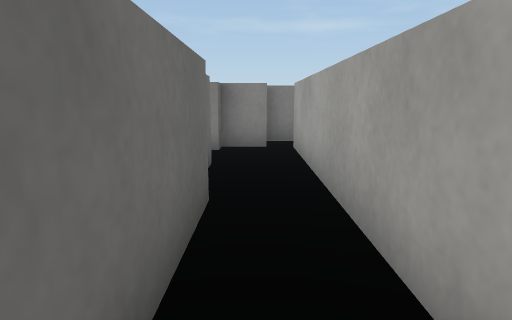
[1] (above)

16 first-person views from a walk through a 3-D level made in the Unity game engine. The camera is 0.55 m above the floor, tilts 10° down and sees 75° across. The floor is counted in squares, 0.5 m on a side. Each view is taken from the middle of a square. On the plan, view 1 faces up. The plan holds only what a view shows up to about 13 squares ahead; the rest is blank. The place goes on beyond the plan. Some animated figures are left out. Surface patterns are stand-ins for the level's own textures.

[2]
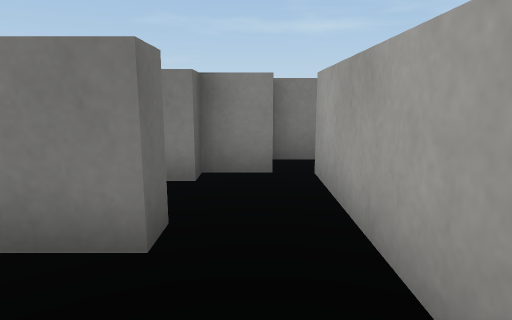

[3]
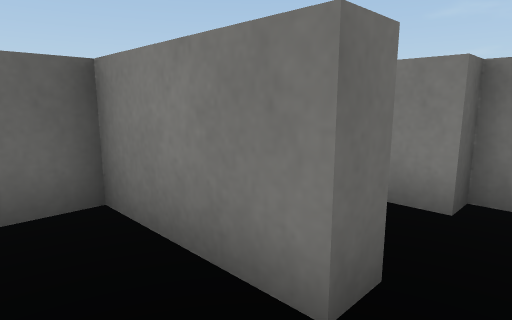

[4]
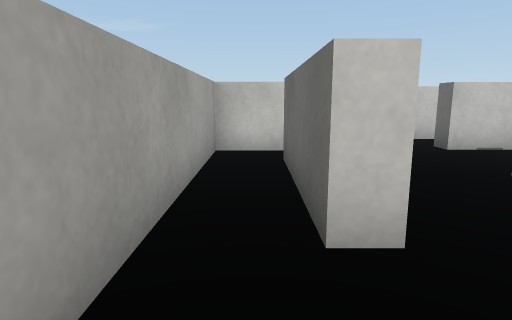

[5]
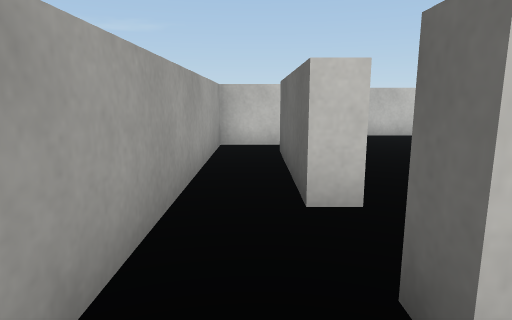

[6]
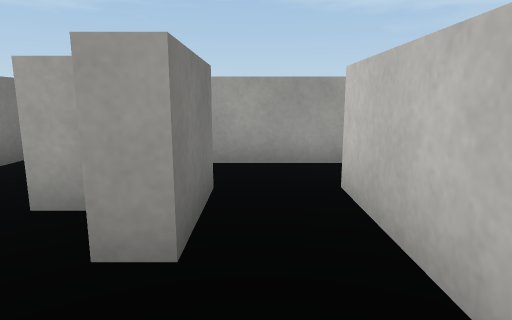

[7]
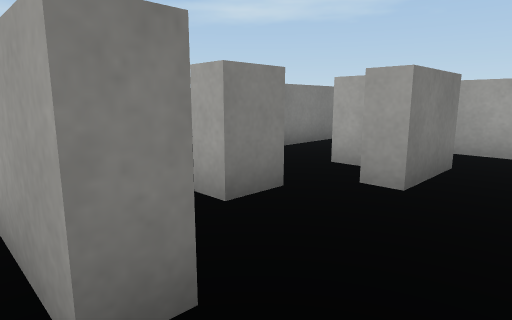

[8]
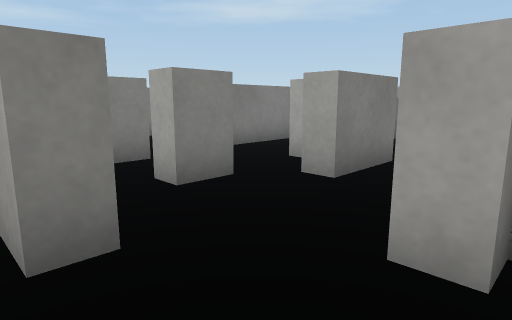

[9]
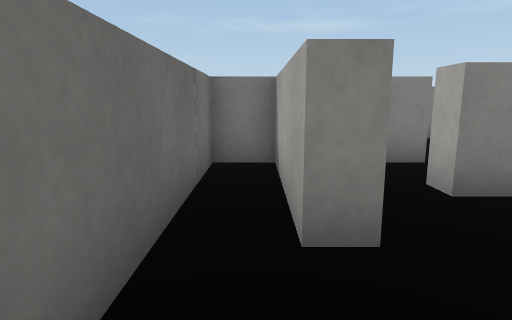

[10]
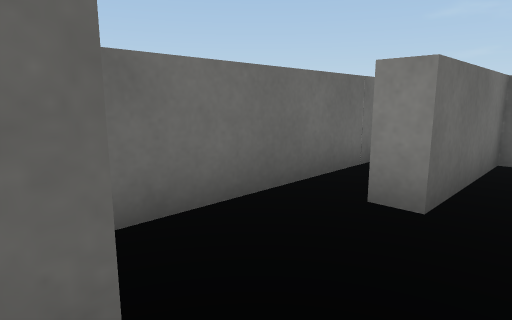

[11]
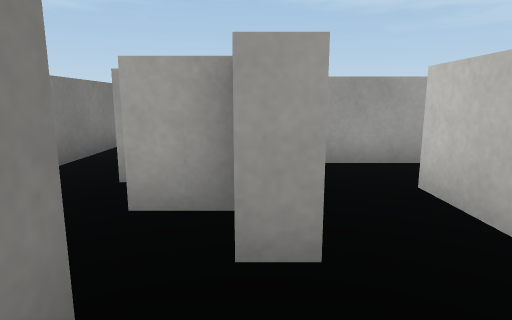

[12]
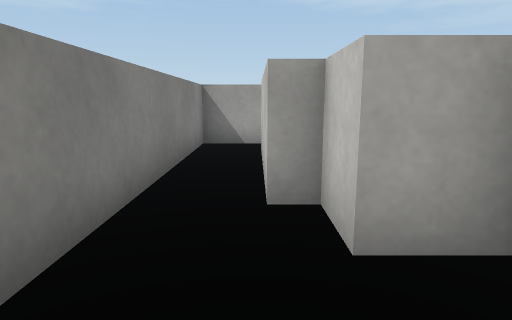

[13]
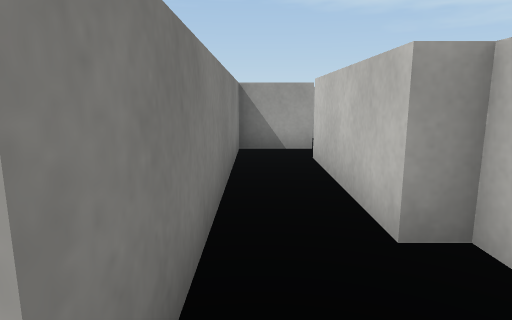

[14]
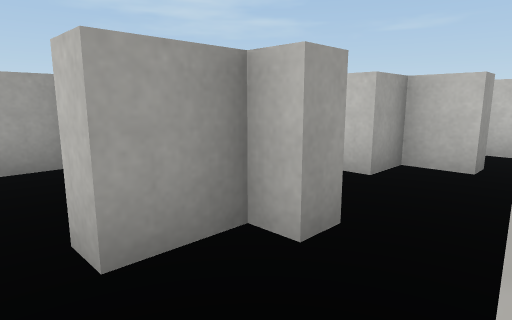

[15]
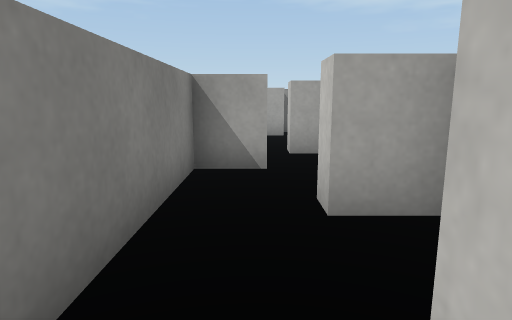

[16]
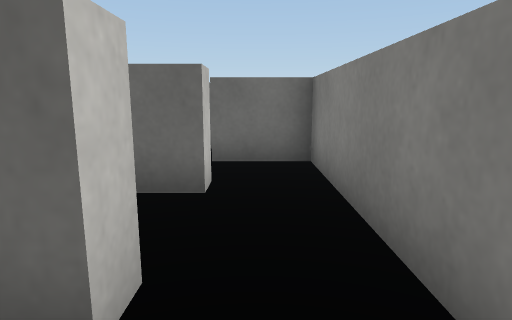

### Floor plan
Points are (right, up) in squares from view 1. A wall is a line through its corners. A room is listed if a view was taken in it or the views show most of it. See-through windows are left out.
Room 1 (views 1, 2, 3, 4)
walls: (-1.2, 3.6) (-0.5, 3.6) (-0.5, -0.5); (-0.8, -1.5) (0.9, -1.5) (0.9, 6.4); (-5.9, -1.5) (-4.4, -1.5); (-0.8, 5.9) (-0.8, 5.3) (-3.6, 5.3)
ways out: opening at (0, 5.5) to room 2; opening at (-3.5, -2)
Room 2 (view 5)
walls: (-0.8, 7.4) (-2.8, 7.4); (0.4, 8.1) (-0.8, 8.1); (-2.5, 5.9) (-0.8, 5.9); (0.9, 6.4) (0.9, 8.1)
ways out: opening at (0, 5.5) to room 1; opening at (-1.5, 7) to room 7
Room 3 (views 6, 7, 8, 9, 10, 11)
walls: (-4.8, 5.3) (-4.8, 6); (-6.1, 4.5) (-6.1, 4); (-6.1, 9.1) (-6.1, 7.4) (-6.6, 7.4); (-3.6, 8.8) (-4.8, 8.8); (-7.8, 11) (-7.8, 5)
low walls: (-4.1, 5.3) (-4.8, 5.3)
ways out: gap at (-5, 9) to room 4
Room 4 (views 12, 13)
walls: (-1.7, 12) (-1.7, 13.4); (-1.7, 9.3) (-0.5, 9.3) (-0.5, 9.9) (3.5, 9.9); (-3.9, 11) (-6.1, 11) (-6.1, 9.1); (-3.9, 13.3) (-3.9, 12.5); (4.8, 10.5) (4.8, 11.4) (-2.5, 11.4) (-2.5, 12)
ways out: gap at (-5, 9) to room 3; opening at (-3, 12.5) to room 6; opening at (-3, 9) to room 7; opening at (4, 10)
Room 5 (views 14, 15)
walls: (-4.6, 13.3) (-3.9, 13.3); (-3.6, 15) (-6.1, 15) (-6.1, 13.1)
ways out: opening at (-4, 14) to room 6
Room 6 (view 16)
walls: (-2, 13.3) (-1.3, 13.3) (-1.3, 12.9); (0.4, 13.8) (0.4, 15) (-3.6, 15); (2, 12.4) (2, 13.3)
ways out: opening at (-3, 12.5) to room 4; opening at (-4, 14) to room 5
Room 7 (no view inside)
walls: (-2.8, 7.4) (-2.8, 8.1) (-1.7, 8.1) (-1.7, 9.3); (-3.8, 5.9) (-2.5, 5.9)
ways out: opening at (-1.5, 7) to room 2; opening at (-3, 9) to room 4

Positions as (right, up) in squares from view 1, and headings:
1: (0, 0), facing up
2: (0, 3), facing up
3: (0, 4), facing up-left
4: (0, 6), facing down
5: (0, 7), facing down
6: (-5, 7), facing right
7: (-7, 6), facing up-right
8: (-7, 5), facing up-right
9: (-7, 5), facing up
10: (-5, 4), facing up-left
11: (-5, 8), facing right
12: (-4, 10), facing right
13: (-3, 11), facing right
14: (-4, 14), facing down-right
15: (-5, 14), facing right
16: (0, 14), facing left
